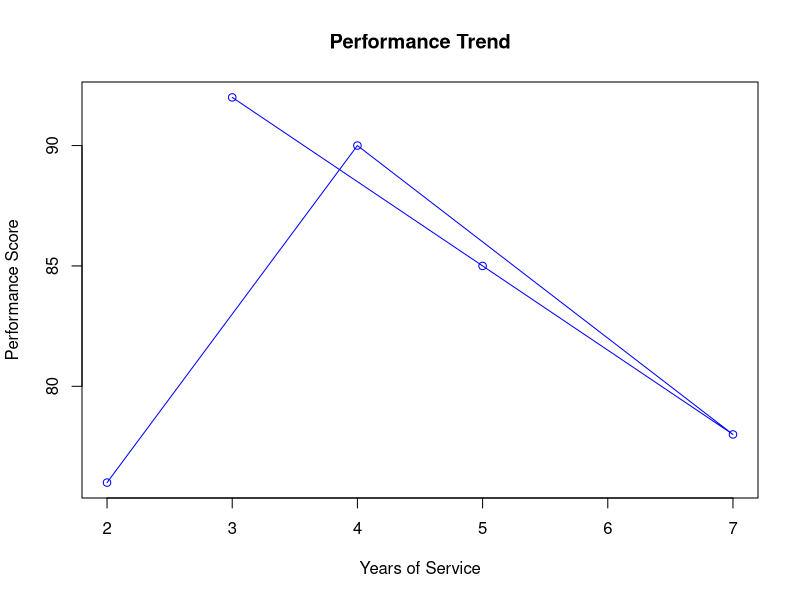
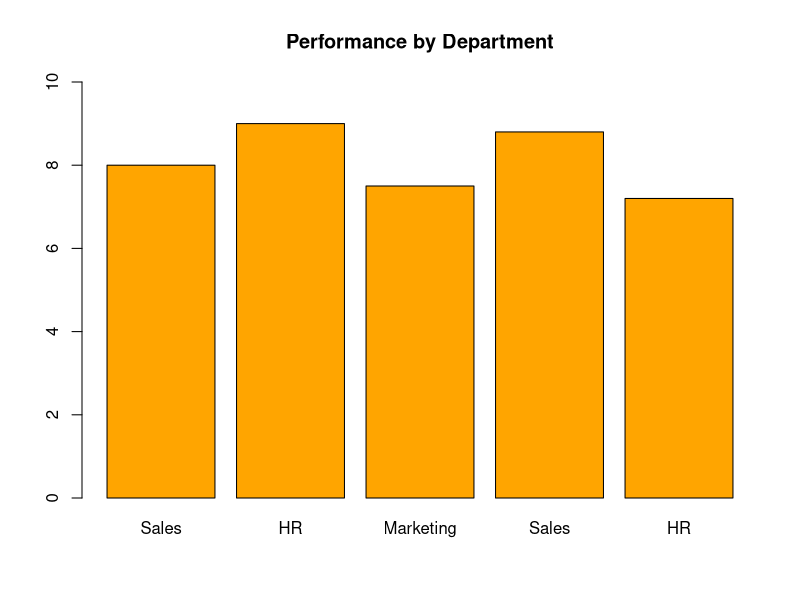
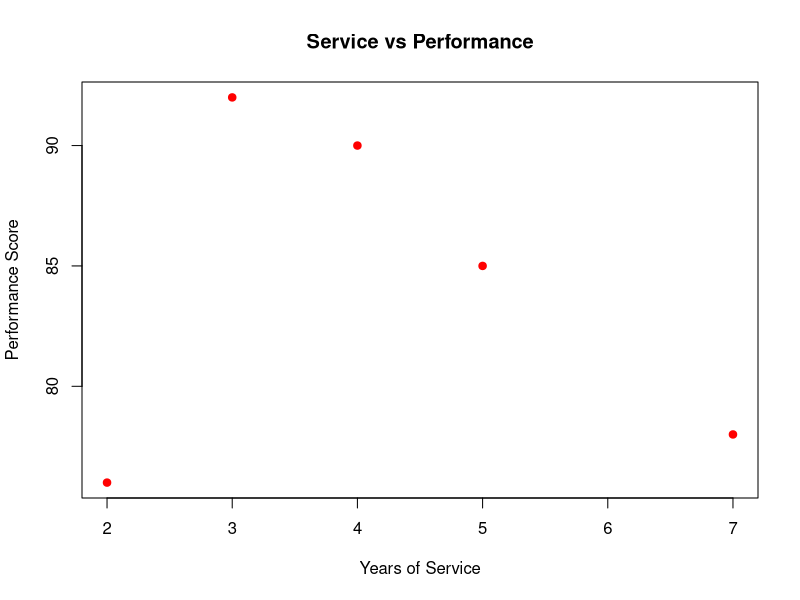

Write the R code that produced these figures, in order.
# Employee Data
years <- c(5,3,7,4,2)
perf <- c(85,92,78,90,76)
dept <- c("Sales","HR","Marketing","Sales","HR")

# Line Chart
plot(years, perf,
     type = "o",
     col = "blue",
     xlab = "Years of Service",
     ylab = "Performance Score",
     main = "Performance Trend")

# Bar Graph (Like Screenshot)
dept_names <- c("Sales", "HR", "Marketing", "Sales", "HR")
dept_perf <- c(8, 9, 7.5, 8.8, 7.2)

barplot(dept_perf,
        names.arg = dept_names,
        col = "orange",
        main = "Performance by Department",
        ylim = c(0, 10))

# Scatter Plot
plot(years, perf,
     pch = 19,
     col = "red",
     xlab = "Years of Service",
     ylab = "Performance Score",
     main = "Service vs Performance")
